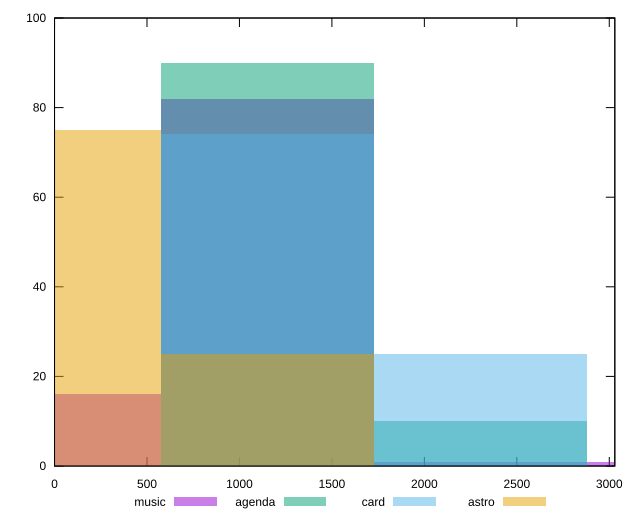

Write gnuplot code to recreate this figure.
reset

$music <<EOF
0 16
1152.150464208301 82
2304.300928416602 1
3456.451392624903 1
EOF

$agenda <<EOF
1152.150464208301 90
2304.300928416602 10
EOF

$card <<EOF
1152.150464208301 74
2304.300928416602 25
EOF

$astro <<EOF
0 75
1152.150464208301 25
EOF

set key outside below
set boxwidth 1152.150464208301
set xrange [0:3030]
set yrange [0:100]
set trange [0:100]
set style fill transparent solid 0.5 noborder
set terminal svg size 640, 520 enhanced background rgb 'white'
set output "reports/report_00027_2021-02-24T12-40-31.850Z/uses-http2/comparison/histogram/all_raw.svg"

plot $music title "music" with boxes, \
     $agenda title "agenda" with boxes, \
     $card title "card" with boxes, \
     $astro title "astro" with boxes

reset
